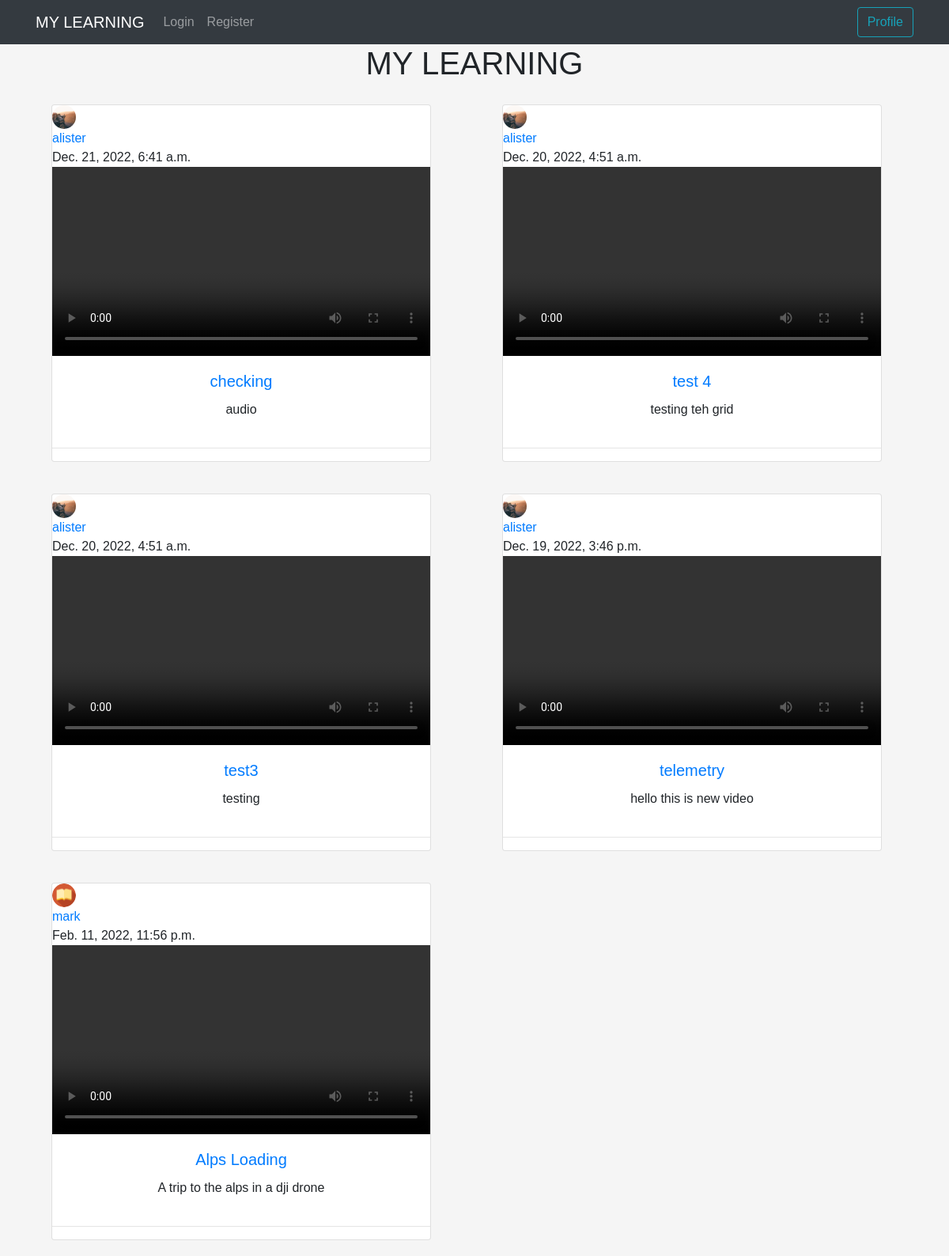
The page / on the database its author committed.
### stream/models.py (models this page shows, shortened)
class VidStream(models.Model):
    streamer = models.ForeignKey(User, on_delete=models.CASCADE)
    title = models.CharField(max_length=300)
    description = models.TextField(max_length=600)
    upload_date = models.DateTimeField(default=timezone.now)
    video = models.FileField(upload_to='')

### streamers/models.py (models this page shows, shortened)
class Profile(models.Model):
    user = models.OneToOneField(User, on_delete=models.CASCADE)
    image = models.ImageField(default="mountain.jpg", upload_to='profile-pics')

### stream/views.py (the view)
# urls.py: path('',GeneralVideoListView.as_view(), name="video-list"),
class GeneralVideoListView(ListView):
    model = VidStream
    template_name = 'stream/video-list.html'
    context_object_name = 'videos'
    ordering = ['-upload_date']

### stream/templates/stream/video-list.html
{% extends 'stream/base.html'%}
{% block content %}
    <div>
        <h1> MY LEARNING </h1>
    <div>
      <div class="row">
        {% for item in videos%}
          <div class="col-sm-6">
            <div class="card" style="width: 30rem; margin: 20px; box-shadow: 12em;">
                <img class="rounded-circle border-dark" src="{{ item.streamer.profile.image.url }}" style="border-color: red;" width="30" height="30">
                <a class="mr-2" href="{% url 'stream:user-videos' item.streamer.username %}" style="text-align: start;">{{ item.streamer }}</a>
                <h12 style="text-align: start;">{{ item.upload_date }}</h12>
                <video class="card-image-top" controls>
                    <source src="{{ item.video.url }}" type="video/mp4">
                  </video>
                <div class="card-body">
                  <h5 class="card-title"><a href="{% url 'stream:video-detail' item.id  %}">{{ item.title }}</a></h5>
                  <p class="card-text">{{item.description }}</p>
                </div>
                <hr>
              </div>
            </div>
        {% endfor %}
      </div>
    </div>
{% endblock content %}

### stream/static/css/style.css (style rules this page uses)
body { background: whitesmoke; font-family: Arial, Helvetica, sans-serif; }
div { text-align: center; }

### rows shown on the page
VidStream: streamer.profile.image (picture), streamer "alister", upload_date "Dec. 21, 2022, 6:41 a.m.", title "checking", description "audio"
VidStream: streamer.profile.image (picture), streamer "alister", upload_date "Dec. 20, 2022, 4:51 a.m.", title "test 4", description "testing teh grid"
VidStream: streamer.profile.image (picture), streamer "alister", upload_date "Dec. 20, 2022, 4:51 a.m.", title "test3", description "testing"
VidStream: streamer.profile.image (picture), streamer "alister", upload_date "Dec. 19, 2022, 3:46 p.m.", title "telemetry", description "hello this is new video"
VidStream: streamer.profile.image (picture), streamer "mark", upload_date "Feb. 11, 2022, 11:56 p.m.", title "Alps Loading", description "A trip to the alps in a dji drone"
